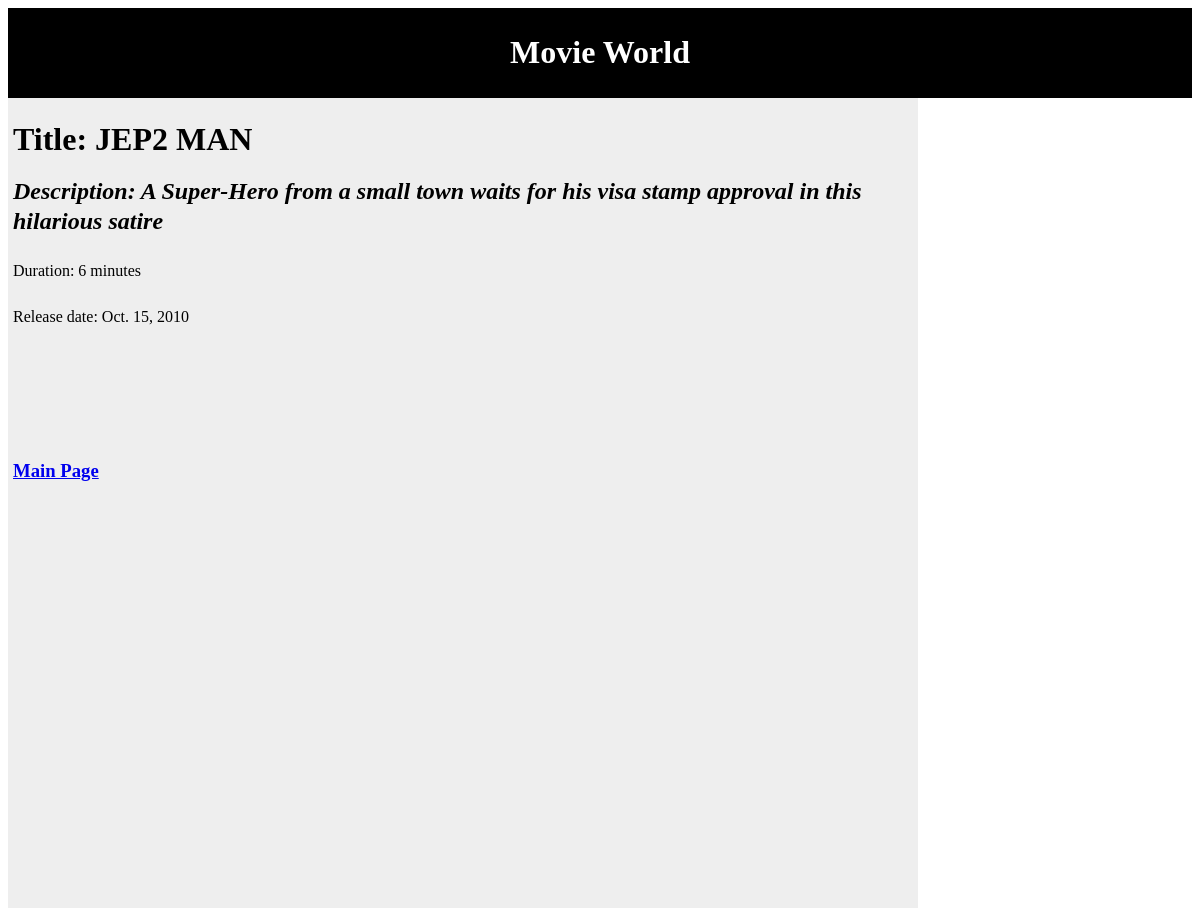
The app's page /movie_info/1/ with its own data.
### movie_info/models.py (models this page shows, shortened)
class Movie(models.Model):
    title = models.CharField(max_length=50)
    description = models.CharField(max_length=200)
    movie_length = models.IntegerField(default=0)
    movie_release_date = models.DateField()

### movie_info/views.py (the view)
# urls.py: url(r'^(?P<movie_id>\d+)/$',views.detail,name='movie_detail'),
def detail(request, movie_id):
    movie = get_object_or_404(Movie, pk=movie_id)
    return render(request, 'movie_info/movie_detail.html', {'movie':movie})

### movie_info/templates/movie_info/movie_detail.html (shortened to what this page needs)
<html>
<head>
</head>
<div id = "header">
<h1>Movie World</h1>
</div>
<div id = mid_left>
<h1>Title: {{ movie.title }}</h1>
<h2><i>Description: {{ movie.description }}</i></h2>
<p>Duration: {{ movie.movie_length }} minutes</p>
<p>Release date: {{ movie.movie_release_date }}</p>
<h3> <a href="{% url 'filter_sort' %}">Main Page </a></h3>
</div>

### movie_info/templates/movie_info/movie_detail.html (style rules this page uses)
#header { background-color:black; color:white; text-align:center; padding:5px; }
#mid_left { line-height:30px; background-color:#eeeeee; height:800px; width:900px; float:left; padding:5px; }

### records on screen
Movie: title "JEP2 MAN", description "A Super-Hero from a small town waits for his visa stamp approval in this hilarious satire", movie_length "6", movie_release_date "Oct. 15, 2010"
